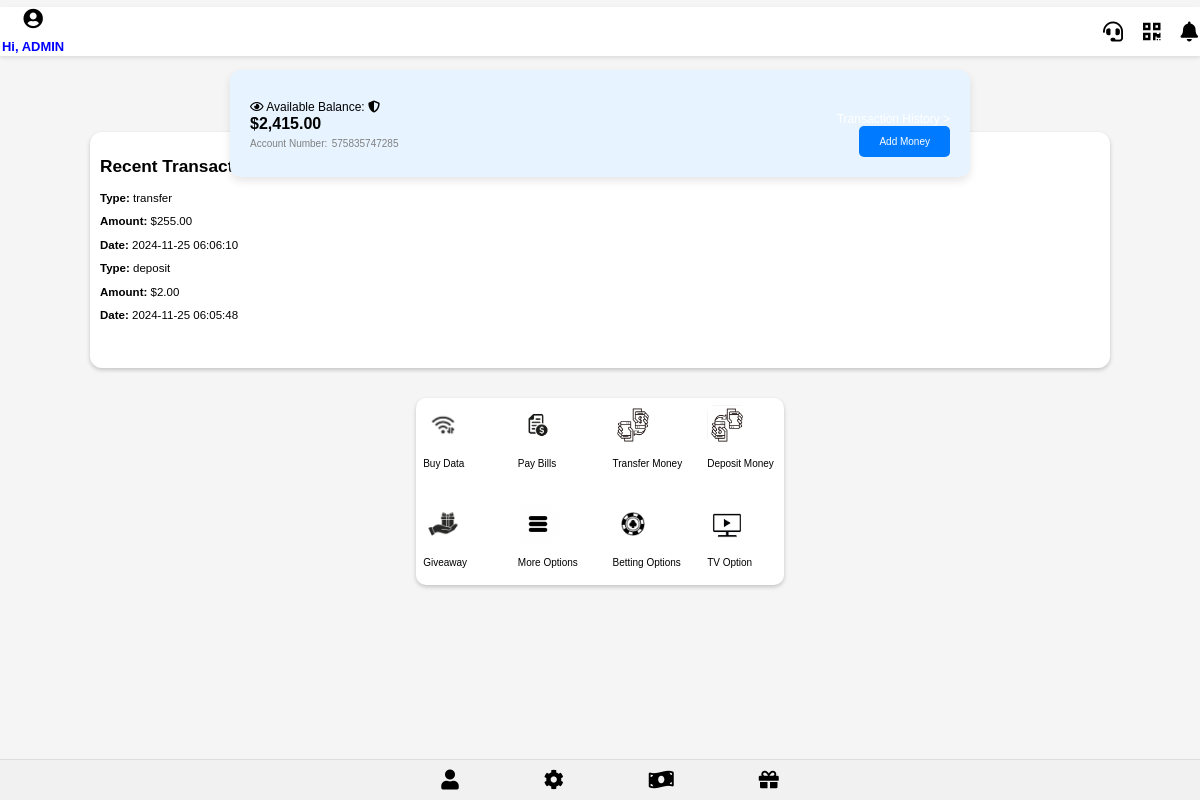
/dashboard.php (signed in), run on an earlier commit of the app's database.
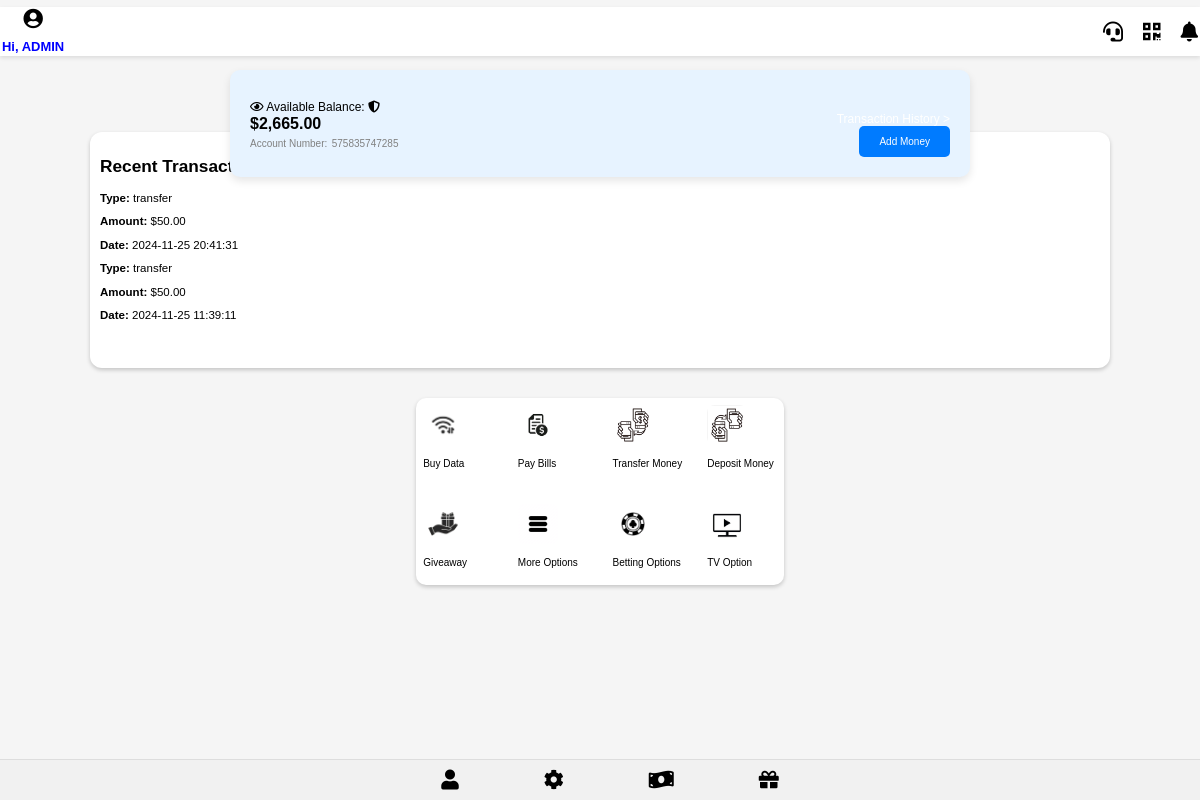
And on a later commit of the database.
### tables this page shows
CREATE TABLE users (
    user_id TEXT PRIMARY KEY,
    username TEXT NOT NULL,
    password TEXT NOT NULL,
    account_number TEXT NOT NULL,
    referrer_id TEXT,
    email TEXT UNIQUE NOT NULL
, balance REAL DEFAULT 0, last_login TEXT);

### public/dashboard.php (the view, shortened to what this page needs)
<?php
require 'db.php';
$username = $_SESSION['username'];
$user_id = $_SESSION['user_id'];
$stmt = $db->prepare("SELECT balance, account_number FROM users WHERE user_id = :user_id");
$stmt->bindValue(':user_id', $user_id, PDO::PARAM_STR);
$stmt->execute();
$user = $stmt->fetch(PDO::FETCH_ASSOC);
$balance = $user['balance'];
$account_number = $user['account_number'];
$stmt = $db->prepare("
    SELECT t.transaction_type, t.amount, t.timestamp,
           CASE WHEN t.transaction_type = 'Transfer' THEN u_sender.username ELSE '' END AS sender_username,
           CASE WHEN t.transaction_type = 'Transfer' THEN u_receiver.username ELSE '' END AS receiver_username
    FROM transactions t
    LEFT JOIN users u_sender ON t.sender_id = u_sender.user_id      LEFT JOIN users u_receiver ON t.receiver_id = u_receiver.user_id
    WHERE t.sender_id = :user_id OR t.receiver_id = :user_id
    ORDER BY t.timestamp DESC
    LIMIT 2
");
$stmt->bindValue(':user_id', $user_id, PDO::PARAM_STR);
$stmt->execute();
$transactions = $stmt->fetchAll(PDO::FETCH_ASSOC);
?>
<!DOCTYPE html>
<html lang="en">
<head>
    <link rel="stylesheet" href="dashboard.css">
    <link rel="stylesheet" href="https://cdnjs.cloudflare.com/ajax/libs/font-awesome/5.13.0/css/all.min.css">
</head>
<body>
<div class="header">
    <div class="profile-info" style="text-align: center;">
        <i class="fas fa-user-circle profile-img" style="font-size: 20px; color:black;"></i>
        <h1 style="margin-top: 10px;">Hi, <?php echo htmlspecialchars($username); ?></h1>
    </div>
        <div class="header-icons">
            <i class="fas fa-headset header-icon" title="Customer Service"></i>
            <i class="fas fa-qrcode header-icon" title="Scan QR Code"></i>
            <a href="notifications.php">
                <i class="fas fa-bell header-icon" title="Notifications"></i>
            </a>
        </div>
    </div>
    <div class="balance-container">
        <div class="balance">
            <small>
                <i class="far fa-eye balance-icon" id="toggleBalance"></i> Available Balance:
                <i class="fas fa-shield-alt balance-icon" id="shieldIcon"></i>
            </small>
            <br>
            <strong id="balanceText">$<?php echo number_format($balance, 2); ?></strong><br>
            <span class="account-number">Account Number:</span>
            <span class="account-number"><?php echo htmlspecialchars($account_number); ?></span>
        </div>
        <div class="actions">
            <small>Transaction History ></small><br>
            <button onclick="window.location.href='deposit-money.php'">Add Money</button>
        </div>
    </div>
    <div class="recent-transactions-container">
        <h2>Recent Transactions</h2>
        <?php if (!empty($transactions)): ?>
            <?php foreach ($transactions as $transaction): ?>
                <div class="transaction-item">
                    <p><strong>Type:</strong> <?php echo htmlspecialchars($transaction['transaction_type']); ?></p>
                    <p><strong>Amount:</strong> $<?php echo number_format($transaction['amount'], 2); ?></p>
                    <p><strong>Date:</strong> <?php echo htmlspecialchars($transaction['timestamp']); ?></p>
                </div>
            <?php endforeach; ?>
        <?php else: ?>
            <p>No recent transactions.</p>
        <?php endif; ?>
    </div>
  <div class="icons-container">
        <div class="icons-grid">
            <div class="icon-item">
                <a href="buy-data.php">
                    <img src="e44da9901771d7106cfa694f2eeee39d.jpg" alt="Buy Data" class="icon-grid-item">
                </a>
                <p class="icon-name">Buy Data</p>
            </div>
            <div class="icon-item">
                <a href="pay-bills.php">
                    <img src="5e18400ac878c519cfe6c99faffe9c57.jpg" alt="Pay Bills" class="icon-grid-item">
                </a>
                <p class="icon-name">Pay Bills</p>
            </div>
            <div class="icon-item">
                <a href="transfer-money.php">
                    <img src="0767e2f027af2c82b56d234fb33c4167.jpg" alt="Transfer Money" class="icon-grid-item">
                </a>
                <p class="icon-name">Transfer Money</p>
            </div>
            <div class="icon-item">
                <a href="deposit-money.php">
                    <img src="0767e2f027af2c82b56d234fb33c4167_1.jpg" alt="Deposit Money" class="icon-grid-item">
                </a>
                <p class="icon-name">Deposit Money</p>
            </div>
            <div class="icon-item">
                <a href="giveaway.php">
                    <img src="360_F_214798289_xgvrhWyPUwi8e6p7wnDJ98LfcYyKvJXi.jpg" alt="Giveaway" class="icon-grid-item">
                </a>
                <p class="icon-name">Giveaway</p>
            </div>
            <div class="icon-item">
                <a href="more-options.php">
                    <img src="b1687f7fe70a1b53c85865601260e45b.jpg" alt="More Options" class="icon-grid-item">
                </a>
                <p class="icon-name">More Options</p>
            </div>
            <div class="icon-item">
                <a href="betting-options.php">
                    <img src="7dff841399ab65a4f6e54e5189d2bdaa.jpg" alt="Betting Options" class="icon-grid-item">
                </a>
                <p class="icon-name">Betting Options</p>
            </div>
            <div class="icon-item">
                <a href="tv-option.php">
                    <img src="05205f25b6fbb70461e990da022af3d1_1.jpg" alt="TV Option" class="icon-grid-item">
                </a>
                <p class="icon-name">TV Option</p>
            </div>
        </div>
    </div>
    <div class="footer">
    <div class="footer-icons">
        <a href="profile.php">
            <i class="fas fa-user footer-icon"></i>
        </a>
        <a href="settings.php">
            <i class="fas fa-cog footer-icon"></i>
        </a>
        <a href="tax.php">
            <i class="fas fa-money-bill-wave footer-icon"></i>
        </a>
        <a href="reward.php">
            <i class="fas fa-gift footer-icon"></i>
        </a>
    </div>
</div>
</body>
</html>

### public/dashboard.css (style rules this page uses)
:root { --primary-color: #007bff; --secondary-color: #0056b3; --text-color: #ffffff; }
body { font-family: Arial, sans-serif; background-color: #f4f4f4; margin: 0; padding: 0; font-size: 0.9em; display: flex; flex-direction: column; height: 100vh; }
.header { position: fixed; top: 0; width: 100%; background-color: var(--primary-color); color: var(--text-color); padding: 6px; display: flex; justify-content: space-between; align-items: center; box-shadow: 0px 2px 4px rgba(0, 0, 0, 0.2); }
.header h1 { margin: 0; color: blue; font-size: 0.9em; }
.balance-container { position: relative; z-index: 1; background-color: var(--primary-color); color: var(--text-color); padding: 20px; display: flex; justify-content: space-between; align-items: center; margin: 15px auto; border-radius: 15px; box-shadow: 0px 2px 4px rgba(0, 0, 0, 0.2); max-width: 700px; width:90%; margin-bottom: -60px; }
.actions { text-align: right; }
.balance { font-size: 1.2em; }
.account-number { font-size: 0.7em; color: black; }
.actions button { background-color: var(--secondary-color); color: var(--text-color); border: none; padding: 8px 12px; border-radius: 12px; cursor: pointer; font-size: 0.9em; }
.icons-container { background-color: #ffffff; padding: 7px; margin: 15px auto; border-radius: 10px; box-shadow: 0px 2px 4px rgba(0, 0, 0, 0.2); max-width: 600px; }
.icons-grid { display: grid; grid-template-columns: repeat(4, 1fr); gap: 25px; }
.icons-grid img { width: 40px; height: 40px; border-radius: 8px; object-fit: cover; }
.recent-transactions-container { background-color: #ffffff; padding: 10px; margin: 15px auto; border-radius: 12px; box-shadow: 0px 2px 4px rgba(0, 0, 0, 0.2); max-width: 1000px; width:95%; height:27vh; font-size: 0.8em; }
.footer { position: fixed; bottom: 0; left: 0; width: 100%; background-color: #ffffff; padding: 10px; border-top: 1px solid #ddd; }
body { background-color: #F5F5F5; margin: 0; }
.header { position: fixed; top: 0; left: 0; width: 100%; z-index: 1000; background-color: #ffffff; padding: 7px 7px; box-shadow: 0 2px 4px rgba(0, 0, 0, 0.1); }
.balance-container { margin-top:70px; padding: 20px; background-color:#e7f3ff; border-radius: 10px; box-shadow: 0 4px 8px rgba(0, 0, 0, 0.1); }
.balance { color:black; font-size: 16px; }
.balance small { font-size: 12px; color:black; }
.account-number { font-size: 10px; color:grey; }
.actions { margin-top: 20px; }
.actions button { background-color:#007bff;; color: white; padding: 10px 20px; border: none; border-radius: 5px; cursor: pointer; font-size: 10px; }
.header { position: fixed; top: 7px; width: 100%; z-index: 1000; background-color: #ffffff; padding: 2px; box-sizing: border-box; box-shadow: 0 2px 4px rgba(0, 0, 0, 0.1); }

### public/dashboard.php (style rules this page uses)
.header-icons, .footer-icons { display: flex; gap: 20px; align-items: center; }
.header-icon, .footer-icon { font-size: 20px; color: black; cursor: pointer; }
.footer { display: flex; justify-content: center; padding: 10px; background-color: #f1f1f1; }
.footer-icons { display: flex; gap: 85px; align-items: center; }
.actions { colour:black; }

What changed in the data, as far as the page shows it:
changed users: balance "2,415.00" → "2,665.00"
Also different on the page:
new list line: "Type: transfer Amount: $ 50.00 Date: 2024-11-25 20:41:31"
new list line: "Type: transfer Amount: $ 50.00 Date: 2024-11-25 11:39:11"
list line gone: "Type: transfer Amount: $ 255.00 Date: 2024-11-25 06:06:10"
list line gone: "Type: deposit Amount: $ 2.00 Date: 2024-11-25 06:05:48"
